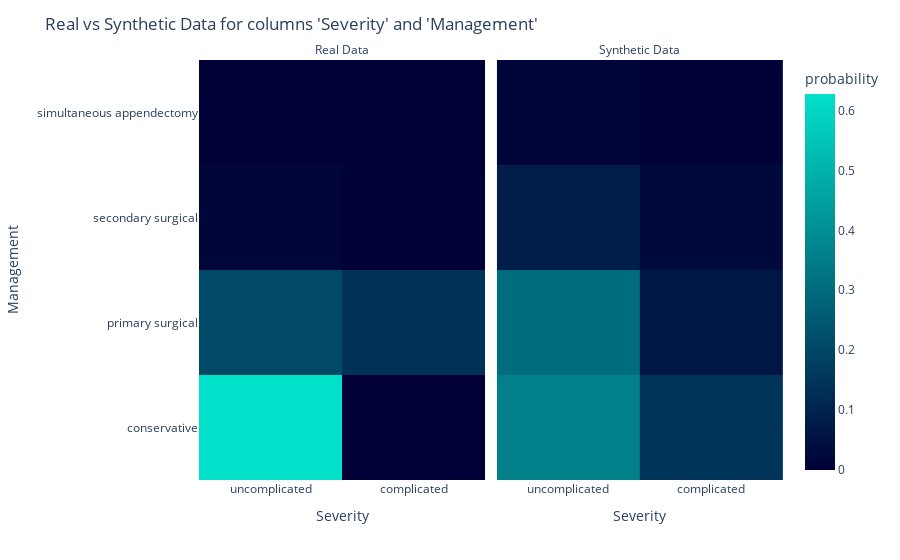
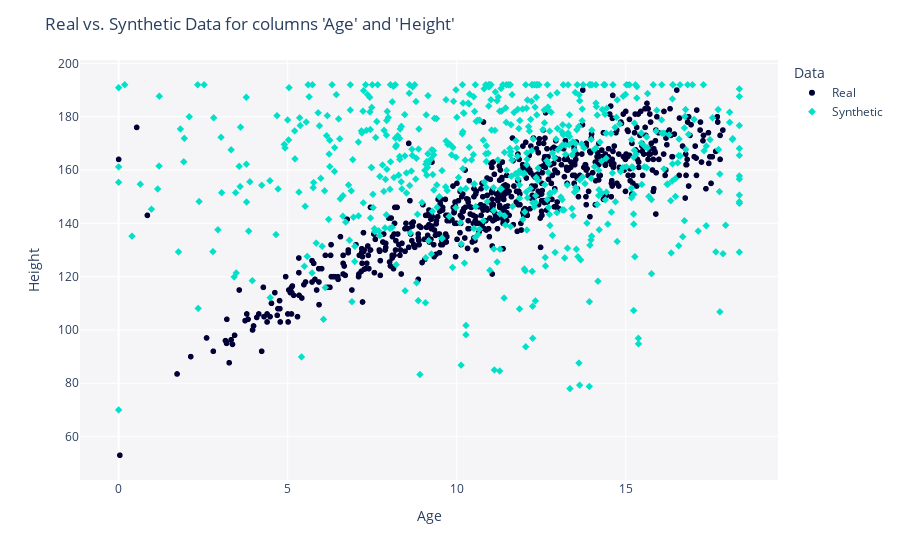

The code cell stored with these charts, in order, in its notebook:
### Code cell
# plot two variables:
from sdv.evaluation.single_table import get_column_pair_plot

fig_categorical = get_column_pair_plot(
    real_data=rpad_df,
    synthetic_data=synth_data,
    column_names=['Severity', 'Management'],
    metadata=metadata)
    
fig_categorical.show()
fig_categorical.write_image(file = f"pages/evaluation/{folder_name}/images/Severity_Management_pair_plot.png")

fig_numerical = get_column_pair_plot(
    real_data=rpad_df,
    synthetic_data=synth_data,
    column_names=['Age', 'Height'],
    metadata=metadata)
    
fig_numerical.show()
fig_categorical.write_image(file = f"pages/evaluation/{folder_name}/images/Age_Height_pair_plot.png")

### Figure 1 — Plotly figure (JSON) as saved in the notebook; plotly's stock layout.template omitted (floating-point values rounded to 4 significant figures; data arrays with more than 128 entries replaced by an {"elided": "..."} marker saying what was removed)
{"data": [{"coloraxis": "coloraxis", "histnorm": "probability", "hovertemplate": "Data=Real<br>Severity=%{x}<br>Management=%{y}<br>probability=%{z}<extra></extra>", "name": "", "type": "histogram2d", "x": {"elided": "682 str values"}, "xaxis": "x", "xbingroup": "x", "y": {"elided": "682 str values"}, "yaxis": "y", "ybingroup": "y"}, {"coloraxis": "coloraxis", "histnorm": "probability", "hovertemplate": "Data=Synthetic<br>Severity=%{x}<br>Management=%{y}<br>probability=%{z}<extra></extra>", "name": "", "type": "histogram2d", "x": {"elided": "616 str values"}, "xaxis": "x2", "xbingroup": "x", "y": {"elided": "616 str values"}, "yaxis": "y2", "ybingroup": "y"}], "layout": {"annotations": [{"font": {}, "showarrow": false, "text": "Real Data", "x": 0.245, "xanchor": "center", "xref": "paper", "y": 1, "yanchor": "bottom", "yref": "paper"}, {"font": {}, "showarrow": false, "text": "Synthetic Data", "x": 0.755, "xanchor": "center", "xref": "paper", "y": 1, "yanchor": "bottom", "yref": "paper"}], "coloraxis": {"colorbar": {"title": {"text": "probability"}}, "colorscale": [[0, "#000036"], [1, "#01E0C9"]]}, "legend": {"tracegroupgap": 0}, "margin": {"t": 60}, "title": {"text": "Real vs Synthetic Data for columns 'Severity' and 'Management'"}, "xaxis": {"anchor": "y", "domain": [0, 0.49], "title": {"text": "Severity"}}, "xaxis2": {"anchor": "y2", "domain": [0.51, 1], "matches": "x", "title": {"text": "Severity"}}, "yaxis": {"anchor": "x", "domain": [0, 1], "title": {"text": "Management"}}, "yaxis2": {"anchor": "x2", "domain": [0, 1], "matches": "y", "showticklabels": false}}}

### Figure 2 — Plotly figure (JSON) as saved in the notebook; plotly's stock layout.template omitted (floating-point values rounded to 4 significant figures; data arrays with more than 128 entries replaced by an {"elided": "..."} marker saying what was removed)
{"data": [{"hovertemplate": "Data=Real<br>Age=%{x}<br>Height=%{y}<extra></extra>", "legendgroup": "Real", "marker": {"color": "#000036", "symbol": "circle"}, "mode": "markers", "name": "Real", "showlegend": true, "type": "scattergl", "x": {"elided": "682 float values"}, "xaxis": "x", "y": {"elided": "682 float values"}, "yaxis": "y"}, {"hovertemplate": "Data=Synthetic<br>Age=%{x}<br>Height=%{y}<extra></extra>", "legendgroup": "Synthetic", "marker": {"color": "#01E0C9", "symbol": "diamond"}, "mode": "markers", "name": "Synthetic", "showlegend": true, "type": "scattergl", "x": {"elided": "616 float values"}, "xaxis": "x", "y": {"elided": "616 float values"}, "yaxis": "y"}], "layout": {"legend": {"title": {"text": "Data"}, "tracegroupgap": 0}, "margin": {"t": 60}, "plot_bgcolor": "#F5F5F8", "title": {"text": "Real vs. Synthetic Data for columns 'Age' and 'Height'"}, "xaxis": {"anchor": "y", "domain": [0, 1], "title": {"text": "Age"}}, "yaxis": {"anchor": "x", "domain": [0, 1], "title": {"text": "Height"}}}}
